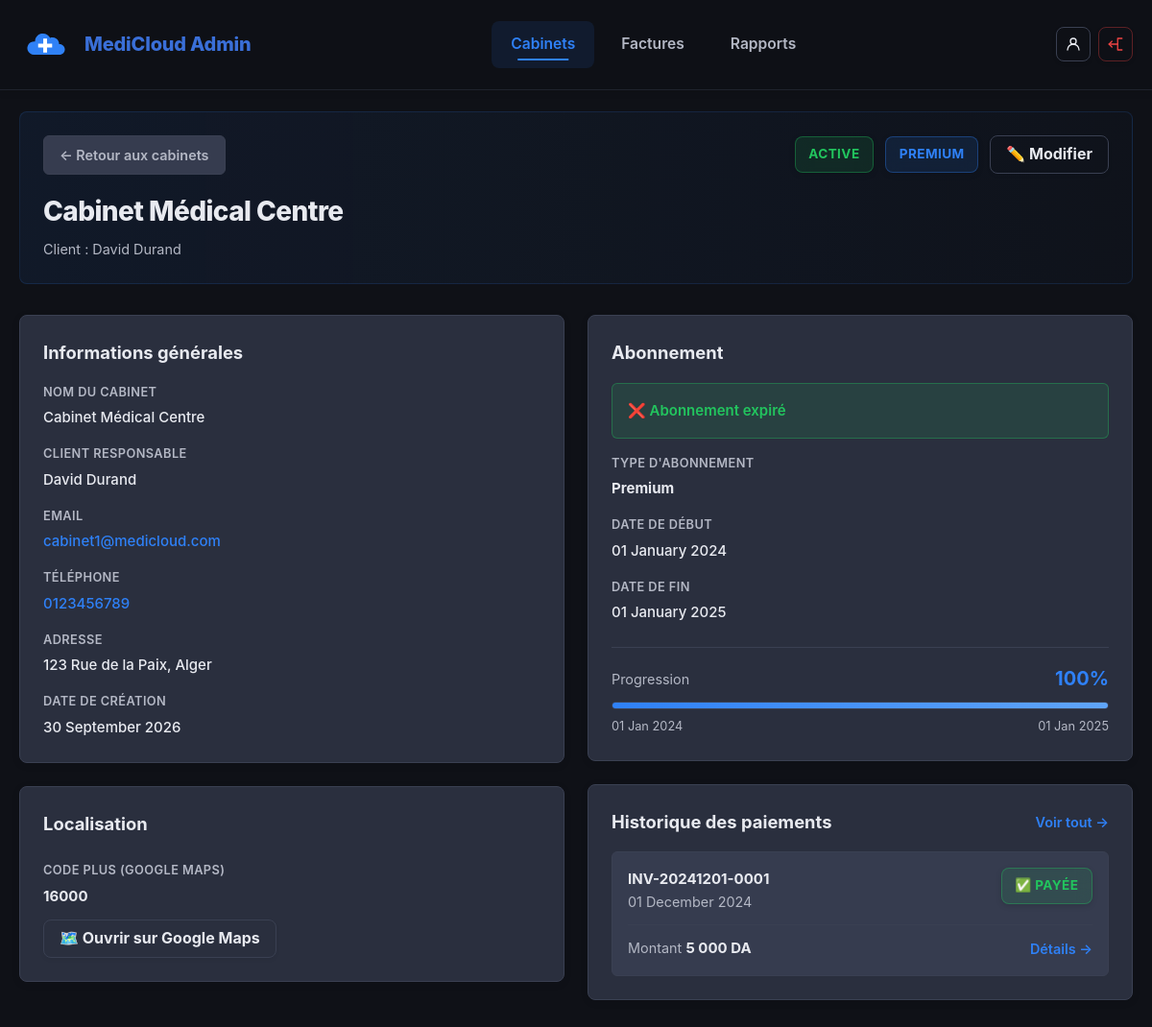
The app's page /MediCloud/admin/cabinet-details.php?id=1 (signed in) with its own data.
### tables this page shows
CREATE TABLE cabinets (
    id INT AUTO_INCREMENT PRIMARY KEY,
    nom_cabinet VARCHAR(255) NOT NULL,
    prenom VARCHAR(100),
    nom VARCHAR(100),
    email VARCHAR(255) UNIQUE,
    telephone VARCHAR(20),
    wilaya VARCHAR(100),
    commune VARCHAR(100),
    adresse TEXT,
    tarif DECIMAL(10, 2) DEFAULT 0,
    plus_code VARCHAR(50),
    name VARCHAR(255),
    address TEXT,
    phone VARCHAR(20),
    specialty VARCHAR(100),
    description TEXT,
    database_name VARCHAR(100) COMMENT 'Cabinet database name (e.g., hippocare_1)',
    statut ENUM('active', 'pending', 'inactive') DEFAULT 'active',
    created_at TIMESTAMP DEFAULT CURRENT_TIMESTAMP,
    updated_at TIMESTAMP DEFAULT CURRENT_TIMESTAMP ON UPDATE CURRENT_TIMESTAMP,
    INDEX idx_wilaya (wilaya),
    INDEX idx_email (email),
    INDEX idx_status (statut),
    INDEX idx_database (database_name)
);

CREATE TABLE subscriptions (
    id INT AUTO_INCREMENT PRIMARY KEY,
    cabinet_id INT NOT NULL,
    type_abonnement VARCHAR(50) NOT NULL,
    date_debut DATE,
    date_fin DATE,
    status ENUM('active', 'expired', 'cancelled') DEFAULT 'active',
    created_at TIMESTAMP DEFAULT CURRENT_TIMESTAMP,
    updated_at TIMESTAMP DEFAULT CURRENT_TIMESTAMP ON UPDATE CURRENT_TIMESTAMP,
    FOREIGN KEY (cabinet_id) REFERENCES cabinets(id) ON DELETE CASCADE,
    INDEX idx_cabinet_id (cabinet_id),
    INDEX idx_status (status)
);

CREATE TABLE invoices (
    id INT AUTO_INCREMENT PRIMARY KEY,
    numero_facture VARCHAR(50) UNIQUE NOT NULL,
    cabinet_id INT NOT NULL,
    subscription_id INT,
    montant DECIMAL(10, 2) NOT NULL,
    amount DECIMAL(10, 2) NOT NULL,
    status ENUM('pending', 'paid', 'cancelled') DEFAULT 'pending',
    date_creation DATE,
    date_paiement DATE,
    methode_paiement VARCHAR(50),
    reference VARCHAR(100),
    created_at TIMESTAMP DEFAULT CURRENT_TIMESTAMP,
    updated_at TIMESTAMP DEFAULT CURRENT_TIMESTAMP ON UPDATE CURRENT_TIMESTAMP,
    FOREIGN KEY (cabinet_id) REFERENCES cabinets(id) ON DELETE CASCADE,
    FOREIGN KEY (subscription_id) REFERENCES subscriptions(id) ON DELETE SET NULL,
    INDEX idx_cabinet_id (cabinet_id),
    INDEX idx_status (status),
    INDEX idx_numero (numero_facture),
    INDEX idx_date (date_creation)
);

### MediCloud/admin/DB/cabinet_helper.php (called while the page is built, shortened)
<?php
function get_cabinet_by_id($conn, $cabinet_id) {
    $stmt = $conn->prepare("SELECT * FROM cabinets WHERE id = ? LIMIT 1");
    $stmt->bind_param("i", $cabinet_id);
    $stmt->execute();
    $result = $stmt->get_result();
    return $result->fetch_assoc();
}
function get_cabinet_stats($conn, $cabinet_id) {
    $stats = [];
    $stmt = $conn->prepare("SELECT COUNT(*) as count FROM subscriptions WHERE cabinet_id = ? AND status = 'active'");
    $stmt->bind_param("i", $cabinet_id);
    $stmt->execute();
    $stats['active_subscriptions'] = $stmt->get_result()->fetch_assoc()['count'];
    $stmt = $conn->prepare("SELECT COUNT(*) as count FROM invoices WHERE cabinet_id = ?");
    $stmt->bind_param("i", $cabinet_id);
    $stmt->execute();
    $stats['total_invoices'] = $stmt->get_result()->fetch_assoc()['count'];
    $stmt = $conn->prepare("SELECT SUM(amount) as total FROM invoices WHERE cabinet_id = ? AND status = 'paid'");
    $stmt->bind_param("i", $cabinet_id);
    $stmt->execute();
    $result = $stmt->get_result()->fetch_assoc();
    $stats['total_revenue'] = $result['total'] ?? 0;
    $stmt = $conn->prepare("SELECT * FROM subscriptions WHERE cabinet_id = ? ORDER BY date_debut DESC LIMIT 1");
    $stmt->bind_param("i", $cabinet_id);
    $stmt->execute();
    $stats['current_subscription'] = $stmt->get_result()->fetch_assoc();
    $stmt = $conn->prepare("SELECT * FROM invoices WHERE cabinet_id = ? ORDER BY created_at DESC LIMIT 5");
    $stmt->bind_param("i", $cabinet_id);
    $stmt->execute();
    $stats['recent_invoices'] = $stmt->get_result()->fetch_all(MYSQLI_ASSOC);
    return $stats;
}
?>

### MediCloud/admin/cabinet-details.php (the view, shortened to what this page needs)
<?php
require_once 'DB/secure_page.php';
require_once 'DB/cabinet_helper.php';
$cabinet_id = $_GET['id'] ?? 0;
$cabinet = get_cabinet_by_id($conn, $cabinet_id);
$stats = get_cabinet_stats($conn, $cabinet_id);
$subscription = $stats['current_subscription'] ?? null;
$invoices = $stats['recent_invoices'] ?? [];
?>
<!DOCTYPE html>
<html lang="fr">
<head>
  <link rel="stylesheet" href="../assets/frontend/common.css" />
  <link rel="stylesheet" href="assets/frontend/admin.css" />
</head>
<body>
  <header class="header">
    <div class="header-inner">
      <a class="brand" href="dashboard.php">
        <img src="../assets/frontend/medicloud.svg" alt="" class="brand-logo" />
        <span class="brand-name">MediCloud Admin</span>
      </a>
      <nav class="nav">
        <a href="cabinet-list.php" class="nav-link active">Cabinets</a>
        <a href="invoice-list.php" class="nav-link">Factures</a>
        <a href="reports.php" class="nav-link">Rapports</a>
      </nav>
      <div class="header-actions">
        <a class="icon-btn" href="profile.php" aria-label="Mon profil">
          <svg class="icon" viewBox="0 0 24 24" fill="none" stroke="currentColor" aria-hidden="true"><path d="M12 12a4 4 0 1 0 0-8a4 4 0 0 0 0 8z" stroke-width="1.75" stroke-linecap="round" stroke-linejoin="round"/><path d="M4 20a8 8 0 0 1 16 0" stroke-width="1.75" stroke-linecap="round" stroke-linejoin="round"/></svg>
        </a>
        <a class="icon-btn danger" href="DB/logout.php" aria-label="Déconnexion">
        </a>
      </div>
    </div>
  </header>
    <main class="page-container">
        <div class="page-header-horizontal">
            <div>
                <a href="cabinet-list.php" class="breadcrumb">← Retour aux cabinets</a>
                <h1 class="page-title"><?= htmlspecialchars($cabinet['nom_cabinet']) ?></h1>
                <p class="page-subtitle">Client : <?= htmlspecialchars(($cabinet['prenom'] ?? '') . ' ' . ($cabinet['nom'] ?? '')) ?></p>
            </div>
            <div class="flex gap-1">
                <span class="badge badge-<?= htmlspecialchars($cabinet['statut']) ?>"><?= ucfirst(htmlspecialchars($cabinet['statut'])) ?></span>
                <?php if ($subscription): ?>
                <span class="badge badge-<?= htmlspecialchars($subscription['type_abonnement']) ?>"><?= ucfirst(htmlspecialchars($subscription['type_abonnement'])) ?></span>
                <?php endif; ?>
                <a href="cabinet-edit.php?id=<?= $cabinet_id ?>" class="btn btn-ghost">✏️ Modifier</a>
            </div>
        </div>
        <div class="details-grid">
            <div class="details-column">
                <section class="card padded mb-3">
                    <h2 class="card-title mb-2">Informations générales</h2>
                    <div class="info-list">
                        <div class="info-item">
                            <label>Nom du cabinet</label>
                            <p><?= htmlspecialchars($cabinet['nom_cabinet']) ?></p>
                        </div>
                        <div class="info-item">
                            <label>Client responsable</label>
                            <p><?= htmlspecialchars(($cabinet['prenom'] ?? '') . ' ' . ($cabinet['nom'] ?? '')) ?></p>
                        </div>
                        <div class="info-item">
                            <label>Email</label>
                            <p><a href="mailto:<?= htmlspecialchars($cabinet['email']) ?>" class="link-primary"><?= htmlspecialchars($cabinet['email']) ?></a></p>
                        </div>
                        <div class="info-item">
                            <label>Téléphone</label>
                            <p><a href="tel:<?= htmlspecialchars($cabinet['telephone']) ?>" class="link-primary"><?= htmlspecialchars($cabinet['telephone']) ?></a></p>
                        </div>
                        <div class="info-item">
                            <label>Adresse</label>
                            <p><?= htmlspecialchars($cabinet['adresse'] . ', ' . $cabinet['wilaya']) ?></p>
                        </div>
                        <div class="info-item">
                            <label>Date de création</label>
                            <p><?= date('d F Y', strtotime($cabinet['created_at'])) ?></p>
                        </div>
                    </div>
                </section>
                <section class="card padded mb-3">
                    <h2 class="card-title mb-3">Localisation</h2>
                    <div class="info-list">
                        <div class="info-item">
                            <label>Code Plus (Google Maps)</label>
                            <p><strong><?= htmlspecialchars($cabinet['plus_code']) ?></strong></p>
                        </div>
                    </div>
                    <a href="https://maps.google.com/maps?q=<?= urlencode($cabinet['plus_code']) ?>" target="_blank" class="btn btn-ghost" style="margin-top: 12px;">
                        🗺️ Ouvrir sur Google Maps
                    </a>
                </section>
            </div>
            <div class="details-column">
                <section class="card padded mb-3">
                    <h2 class="card-title mb-2">Abonnement</h2>
                    <div class="subscription-status">
                        <div class="alert ok"><?= ($subscription && strtotime($subscription['date_fin']) > time()) ? '✅ Abonnement actif' : '❌ Abonnement expiré' ?></div>
                    </div>
                    <?php if ($subscription): ?>
                    <div class="info-list">
                        <div class="info-item">
                            <label>Type d'abonnement</label>
                            <p><strong><?= ucfirst(htmlspecialchars($subscription['type_abonnement'])) ?></strong></p>
                        </div>
                        <div class="info-item">
                            <label>Date de début</label>
                            <p><?= date('d F Y', strtotime($subscription['date_debut'])) ?></p>
                        </div>
                        <div class="info-item">
                            <label>Date de fin</label>
                            <p><?= date('d F Y', strtotime($subscription['date_fin'])) ?></p>
                        </div>
                    </div>
                    <div class="subscription-progress mt-3">
                        <div class="progress-header mb-1">
                            <span class="subtitle">Progression</span>
                            <span class="progress-percent"><?php
                                $start = strtotime($subscription['date_debut']);
                                $end = strtotime($subscription['date_fin']);
                                $now = time();
                                $total = $end - $start;
                                $progress = max(0, min(100, (($now - $start) / $total) * 100));
                                echo round($progress) . '%';
                            ?></span>
                        </div>
                        <div class="progress-bar" style="--progress: <?php echo round($progress) ?>%">
                            <div class="progress-fill"></div>
                        </div>
                        <div class="progress-labels">
                            <span><?= date('d M Y', strtotime($subscription['date_debut'])) ?></span>
                            <span><?= date('d M Y', strtotime($subscription['date_fin'])) ?></span>
                        </div>
                    </div>
                    <?php else: ?>
                    <p class="subtitle mt-2">Aucun abonnement actif</p>
                    <?php endif; ?>
                </section>
                <section class="card padded">
                    <div class="flex between center mb-2">
                        <h2 class="card-title">Historique des paiements</h2>
                        <a href="invoice-list.php" class="btn-text">Voir tout →</a>
                    </div>
                    <div class="payments-list">
                        <?php if (!empty($invoices)): ?>
                            <?php foreach ($invoices as $invoice): ?>
                        <div class="payment-item">
                            <div class="payment-header">
                                <div>
                                    <strong><?= htmlspecialchars($invoice['numero_facture']) ?></strong>
                                    <p class="table-subtitle"><?= date('d F Y', strtotime($invoice['date_creation'])) ?></p>
                                </div>
                                <span class="badge badge-<?= htmlspecialchars($invoice['status']) ?>">
                                    <?php
                                        $statuts = ['paid' => '✅ Payée', 'pending' => '⏳ En attente', 'cancelled' => '❌ Annulée'];
                                        echo $statuts[$invoice['status']] ?? htmlspecialchars($invoice['status']);
                                    ?>
                                </span>
                            </div>
                            <div class="payment-footer">
                                <div>
                                    <span class="table-subtitle">Montant</span>
                                    <strong><?php echo number_format($invoice['montant'], 0, ',', ' '); ?> DA</strong>
                                </div>
                                <a href="invoice-details.php?id=<?= urlencode($invoice['numero_facture']) ?>" class="btn-text">Détails →</a>
                            </div>
                        </div>
                            <?php endforeach; ?>
                        <?php else: ?>
                        <p class="subtitle">Aucune facture</p>
                        <?php endif; ?>
                    </div>
                </section>
            </div>
        </div>
    </main>
</body>
</html>

### MediCloud/assets/frontend/common.css (style rules this page uses)
:root { --primary: #2F81F7; --primary-600: #3B8CFF; --primary-100: rgba(47, 129, 247, 0.15); --accent: #3B8CFF; --accent-600: #2C74D6; --heading: #3A6FD8; --bg-dark: #1a1d29; --surface: #2a2f3e; --surface-light: #363c4f; --alt: #232836; --text: #e8eaf0; --text-secondary: #b4b8c5; --muted: #838a9d; --border: #3a4052; --shadow-sm: 0 1px 3px rgba(0, 0, 0, 0.3); --shadow: 0 4px 12px rgba(0, 0, 0, 0.4); --shadow-lg: 0 10px 30px rgba(0, 0, 0, 0.5); --success: #22c55e; --warning: #f59e0b; --danger: #ef4444; --transition: 0.3s ease; --radius-sm: 0.5rem; --radius-md: 0.75rem; --radius-lg: 1rem; --radius-xl: 1.25rem; --radius-full: 2rem; }
* { box-sizing: border-box; margin: 0; padding: 0; }
html { scroll-behavior: smooth; }
html, body { height: 100%; }
body { font-family: "Inter", ui-sans-serif, system-ui, -apple-system, "Segoe UI", Roboto, Arial, sans-serif; font-size: 15px; line-height: 1.6; color: var(--text); background: #0f1117; position: relative; overflow-x: hidden; }
.btn { display: inline-block; padding: 0.875rem 2.25rem; border-radius: var(--radius-md); font-weight: 700; font-size: 1rem; text-decoration: none; transition: var(--transition); border: none; cursor: pointer; text-align: center; }

### records on screen
cabinets: nom_cabinet "Cabinet Médical Centre", prenom+nom "David Durand", statut "ACTIVE", email "cabinet1@medicloud.com", telephone "0123456789", adresse+wilaya "123 Rue de la Paix, Alger", created_at "30 September 2026", plus_code "16000"
subscriptions: type_abonnement "PREMIUM", type_abonnement "Premium", date_debut "01 January 2024", date_fin "01 January 2025", progress "100", date_debut "01 Jan 2024", date_fin "01 Jan 2025"
invoices: numero_facture "INV-20241201-0001", date_creation "01 December 2024", status "✅ PAYÉE", montant "5 000"
